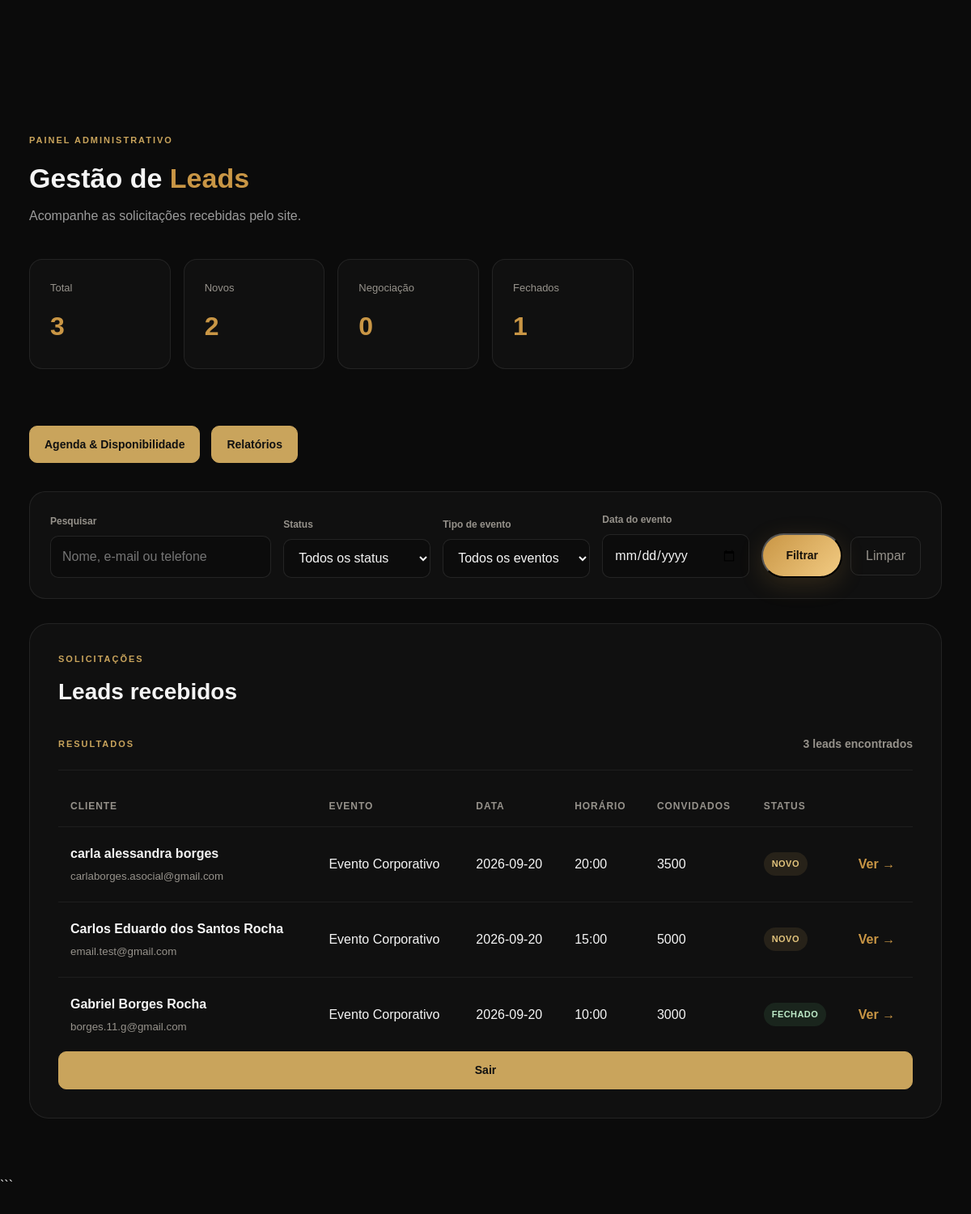
Page /admin/ (signed in) on the committed database.
### tables this page shows
CREATE TABLE leads (

            id INTEGER PRIMARY KEY AUTOINCREMENT,

            name TEXT NOT NULL,

            email TEXT NOT NULL,

            phone TEXT NOT NULL,

            event_type TEXT NOT NULL,

            event_date TEXT,

            event_location TEXT,

            guest_count INTEGER,

            details TEXT,

            status TEXT NOT NULL DEFAULT 'NOVO',

            created_at TIMESTAMP DEFAULT CURRENT_TIMESTAMP

        , notes TEXT, event_time TEXT, availability_id INTEGER);

### routes/admin.py (the view, shortened to what this page needs)
@admin_bp.route("/")
@login_required
def dashboard():
    connection = get_connection()
    try:
        total_leads = connection.execute("""
            SELECT COUNT(*) AS total
            FROM leads
        """).fetchone()["total"]
        novos = connection.execute("""
            SELECT COUNT(*) AS total
            FROM leads
            WHERE status = 'NOVO'
        """).fetchone()["total"]
        negociacoes = connection.execute("""
            SELECT COUNT(*) AS total
            FROM leads
            WHERE status = 'NEGOCIAÇÃO'
        """).fetchone()["total"]
        fechados = connection.execute("""
            SELECT COUNT(*) AS total
            FROM leads
            WHERE status = 'FECHADO'
        """).fetchone()["total"]
        status_filter = request.args.get(
            "status",
            ""
        ).strip()
        search = request.args.get(
            "search",
            ""
        ).strip()
        event_filter = request.args.get(
            "event_type",
            ""
        ).strip()
        date_filter = request.args.get(
            "event_date",
            ""
        ).strip()
        query = """
            SELECT *
            FROM leads
            WHERE 1 = 1
        """
        params = []
        if status_filter:
            query += """
                AND status = ?
            """
            params.append(status_filter)
        if event_filter:
            query += """
                AND event_type = ?
            """
            params.append(event_filter)
        if date_filter:
            query += """
                AND event_date = ?
            """
            params.append(date_filter)
        query += """
            ORDER BY created_at DESC
        """
        leads = connection.execute(
            query,
            params
        ).fetchall()
    finally:
        connection.close()
    return render_template(
        "admin/dashboard.html",
        total_leads=total_leads,
        novos=novos,
        negociacoes=negociacoes,
        fechados=fechados,
        leads=leads,
        status_filter=status_filter,
        search=search,
        event_filter=event_filter,
        date_filter=date_filter
    )

### auth_utils.py (called while the page is built, shortened)
def login_required(view):
    @wraps(view)
    def wrapped_view(*args, **kwargs):
        return view(*args, **kwargs)
    return wrapped_view

### database/database.py (called while the page is built)
def get_connection():
    connection = sqlite3.connect(DATABASE)
    connection.row_factory = sqlite3.Row
    return connection

### templates/admin/dashboard.html (shortened to what this page needs)
{% extends "base.html" %}
{% block content %}
{% block extra_css %}
<link rel="stylesheet" href="{{ url_for('static', filename='css/admin.css') }}">
{% endblock %}
<section class="admin-page">
    <div class="admin-container">
        <div class="admin-header">
            <div>
                <span class="admin-label">
                    PAINEL ADMINISTRATIVO
                </span>
                <h1>
                    Gestão de <span>Leads</span>
                </h1>
                <p>
                    Acompanhe as solicitações recebidas pelo site.
                </p>
            </div>
        </div>
        <div class="admin-stats">
            <div class="admin-stat">
                <span>Total</span>
                <strong>{{ total_leads or 0 }}</strong>
            </div>
            <div class="admin-stat">
                <span>Novos</span>
                <strong>{{ novos or 0 }}</strong>
            </div>
            <div class="admin-stat">
                <span>Negociação</span>
                <strong>{{ negociacoes or 0 }}</strong>
            </div>
            <div class="admin-stat">
                <span>Fechados</span>
                <strong>{{ fechados or 0 }}</strong>
            </div>
        </div>
        <div class="admin-navigation">
            <a href="{{ url_for('agenda.agenda') }}" class="admin-button">
                Agenda & Disponibilidade
            </a>
            <a href="{{ url_for('reports.reports') }}" class="admin-button">
                Relatórios
            </a>
        </div>
        <div class="admin-filters">
            <form method="GET" action="{{ url_for('admin.dashboard') }}">
                <div class="filter-group">
                    <label for="search">
                        Pesquisar
                    </label>
                    <input type="text" id="search" name="search" value="{{ search }}"
                        placeholder="Nome, e-mail ou telefone">
                </div>
                <div class="filter-group">
                    <label for="status">
                        Status
                    </label>
                    <select id="status" name="status">
                        <option value="">
                            Todos os status
                        </option>
                    </select>
                </div>
                <div class="filter-group">
                    <label for="event_type">
                        Tipo de evento
                    </label>
                    <select id="event_type" name="event_type">
                        <option value="">
                            Todos os eventos
                        </option>
                    </select>
                </div>
                <div class="filter-group">
                    <label for="event_date">
                        Data do evento
                    </label>
                    <input type="date" id="event_date" name="event_date">
                </div>
                <div class="filter-actions">
                    <button type="submit" class="btn btn-primary">
                        Filtrar
                    </button>
                    <a href="{{ url_for('admin.dashboard') }}" class="admin-clear-button">
                        Limpar
                    </a>
                </div>
            </form>
        </div>
        <div class="admin-section">
            <div class="admin-section-header">
                <div>
                    <span class="admin-label">
                        SOLICITAÇÕES
                    </span>
                    <h2>
                        Leads recebidos
                    </h2>
                </div>
            </div>
            <div class="results-header">
                <span class="admin-label">
                    RESULTADOS
                </span>
                <strong>
                    {{ leads|length }}
                    {% if leads|length == 1 %}
                    lead encontrado
                    {% else %}
                    leads encontrados
                    {% endif %}
                </strong>
            </div>
            {% if leads %}
            <div class="leads-table-wrapper">
                <table class="leads-table">
                    <thead>
                        <tr>
                            <th>
                                Cliente
                            </th>
                            <th>
                                Evento
                            </th>
                            <th>
                                Data
                            </th>
                            <th>
                                Horário
                            </th>
                            <th>
                                Convidados
                            </th>
                            <th>
                                Status
                            </th>
                            <th>
                            </th>
                        </tr>
                    </thead>
                    <tbody>
                        {% for lead in leads %}
                        <tr>
                            <td>
                                <strong>
                                    {{ lead["name"] }}
                                </strong>
                                <small>
                                    {{ lead["email"] }}
                                </small>
                            </td>
                            <td>
                                {{ lead["event_type"] }}
                            </td>
                            <td>
                                {{ lead["event_date"] or "—" }}
                            </td>
                            <td>
                                {{ lead["event_time"] or "—" }}
                            </td>
                            <td>
                                {{ lead["guest_count"] or "—" }}
                            </td>
                            <td>
                                <span class="status status-{{ lead['status']|lower|replace(' ', '-') }}">
                                    {{ lead["status"] }}
                                </span>
                            </td>
                            <td>
                                <a href="{{ url_for('admin.lead_detail', lead_id=lead['id']) }}"
                                    class="admin-view-button">
                                    Ver →
                                </a>
                            </td>
                        </tr>
                        {% endfor %}
                    </tbody>
                </table>
            </div>
            <form method="POST" action="{{ url_for('auth.logout') }}">
                <button type="submit" class="admin-button">
                    Sair
                </button>
            </form>
            {% endif %}
        </div>
    </div>
    ```
</section>
{% endblock %}

### static/css/admin.css (style rules this page uses)
:root { --admin-bg: #0b0b0b; --admin-surface: #121212; --admin-surface-2: #181818; --admin-border: rgba(255, 255, 255, 0.09); --admin-text: #f5f5f5; --admin-muted: #9b9b9b; --admin-gold: #c9a45c; --admin-gold-light: #e0c27b; --admin-danger: #d95c5c; --admin-success: #65b87a; --admin-radius: 16px; }
* { box-sizing: border-box; }
body { margin: 0; background: var(--admin-bg); color: var(--admin-text); font-family: Arial, Helvetica, sans-serif; }
button, input, select, textarea { font: inherit; }
a { color: inherit; }
.admin-container { width: min(94%, 1400px); margin: 0 auto; padding: 45px 0 70px; }
.admin-header { display: flex; align-items: center; justify-content: space-between; gap: 20px; margin-bottom: 40px; }
.admin-header h1 { margin: 0; font-size: 34px; }
.admin-header p { margin: 7px 0 0; color: var(--admin-muted); }
.admin-button { display: inline-flex; align-items: center; justify-content: center; min-height: 44px; padding: 11px 18px; color: #111; background: var(--admin-gold); border: 1px solid var(--admin-gold); border-radius: 10px; cursor: pointer; font-size: 14px; font-weight: 700; text-decoration: none; transition: transform 0.2s, background 0.2s, border-color 0.2s; }
.admin-navigation { display: flex; gap: 14px; margin-bottom: 35px; flex-wrap: wrap; }
.admin-navigation .admin-button { width: auto; }
.status { display: inline-flex; align-items: center; padding: 6px 10px; border-radius: 999px; font-size: 11px; font-weight: 700; white-space: nowrap; }
.status-novo { color: #e0c27b; background: rgba(201, 164, 92, 0.12); }
.status-fechado { color: #bdeac8; background: rgba(101, 184, 122, 0.12); }

### rows in the picture
leads: name "carla alessandra borges", email "carlaborges.asocial@gmail.com", event_type "Evento Corporativo", event_date "2026-09-20", event_time "20:00", guest_count "3500", status "NOVO"
leads: name "Carlos Eduardo dos Santos Rocha", email "email.test@gmail.com", event_type "Evento Corporativo", event_date "2026-09-20", event_time "15:00", guest_count "5000", status "NOVO"
leads: name "Gabriel Borges Rocha", email "borges.11.g@gmail.com", event_type "Evento Corporativo", event_date "2026-09-20", event_time "10:00", guest_count "3000", status "FECHADO"

### other values in the picture
{{ total_leads or 0 }} "3"
{{ novos or 0 }} "2"
{{ negociacoes or 0 }} "0"
{{ fechados or 0 }} "1"
{{ leads|length }} "3"
